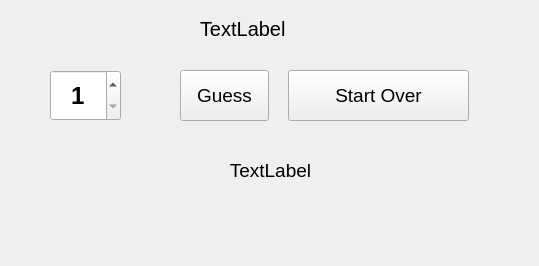
<?xml version="1.0" encoding="UTF-8"?>
<ui version="4.0">
 <class>Widget</class>
 <widget class="QWidget" name="Widget">
  <property name="geometry">
   <rect>
    <x>0</x>
    <y>0</y>
    <width>539</width>
    <height>266</height>
   </rect>
  </property>
  <property name="windowTitle">
   <string>Widget</string>
  </property>
  <widget class="QSpinBox" name="spinBox">
   <property name="geometry">
    <rect>
     <x>50</x>
     <y>70</y>
     <width>71</width>
     <height>51</height>
    </rect>
   </property>
   <property name="font">
    <font>
     <pointsize>18</pointsize>
     <weight>75</weight>
     <bold>true</bold>
    </font>
   </property>
   <property name="alignment">
    <set>Qt::AlignCenter</set>
   </property>
   <property name="minimum">
    <number>1</number>
   </property>
   <property name="maximum">
    <number>10</number>
   </property>
  </widget>
  <widget class="QPushButton" name="guessButton">
   <property name="geometry">
    <rect>
     <x>180</x>
     <y>70</y>
     <width>89</width>
     <height>51</height>
    </rect>
   </property>
   <property name="font">
    <font>
     <pointsize>14</pointsize>
    </font>
   </property>
   <property name="text">
    <string>Guess</string>
   </property>
  </widget>
  <widget class="QPushButton" name="startOverButton">
   <property name="geometry">
    <rect>
     <x>288</x>
     <y>70</y>
     <width>181</width>
     <height>51</height>
    </rect>
   </property>
   <property name="font">
    <font>
     <pointsize>14</pointsize>
    </font>
   </property>
   <property name="text">
    <string>Start Over</string>
   </property>
  </widget>
  <widget class="QLabel" name="label">
   <property name="geometry">
    <rect>
     <x>200</x>
     <y>20</y>
     <width>151</width>
     <height>17</height>
    </rect>
   </property>
   <property name="font">
    <font>
     <pointsize>15</pointsize>
    </font>
   </property>
   <property name="text">
    <string>TextLabel</string>
   </property>
  </widget>
  <widget class="QLabel" name="messageLabel">
   <property name="geometry">
    <rect>
     <x>140</x>
     <y>150</y>
     <width>261</width>
     <height>41</height>
    </rect>
   </property>
   <property name="font">
    <font>
     <pointsize>14</pointsize>
    </font>
   </property>
   <property name="text">
    <string>TextLabel</string>
   </property>
   <property name="alignment">
    <set>Qt::AlignCenter</set>
   </property>
  </widget>
 </widget>
 <layoutdefault spacing="6" margin="11"/>
 <resources/>
 <connections/>
</ui>
